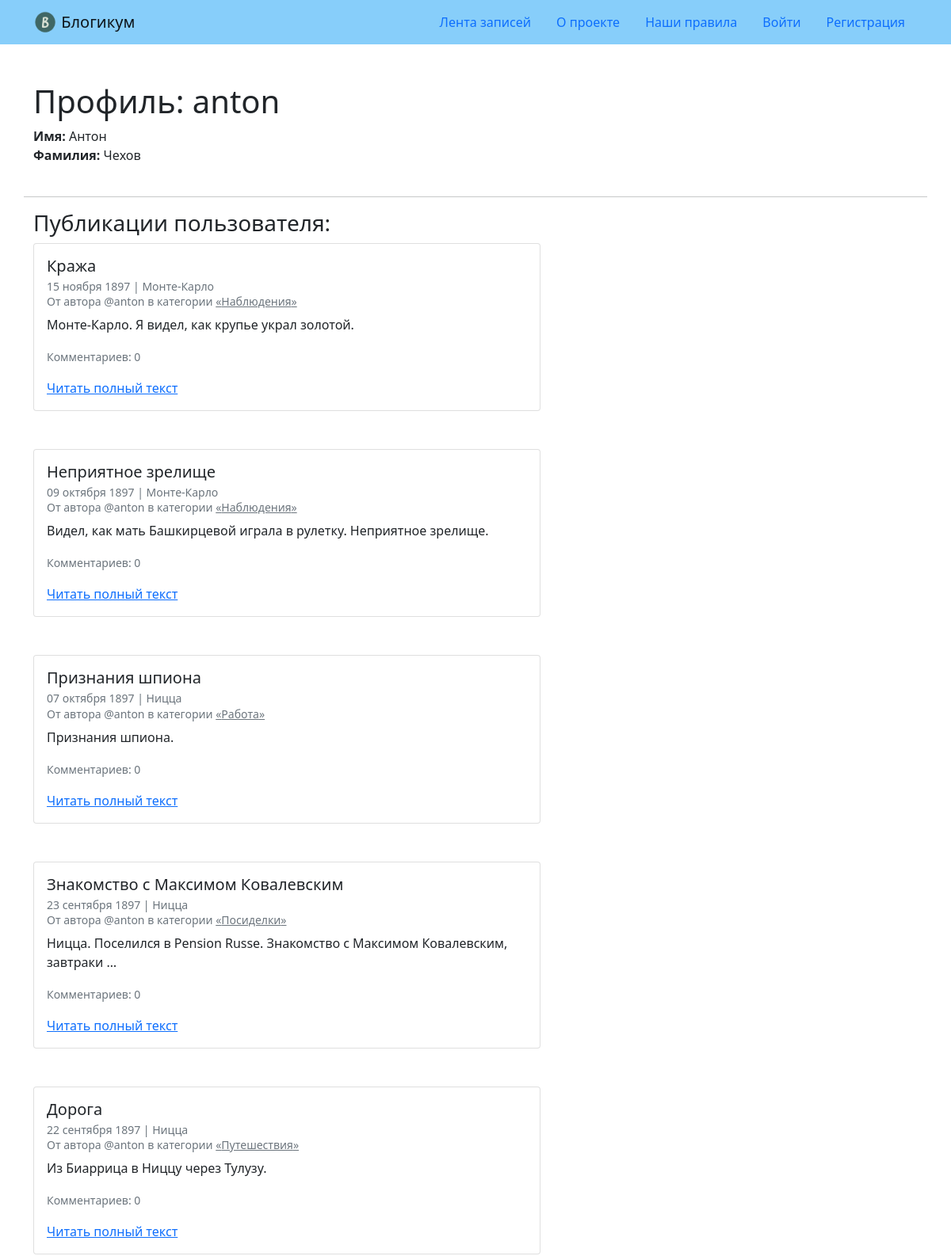
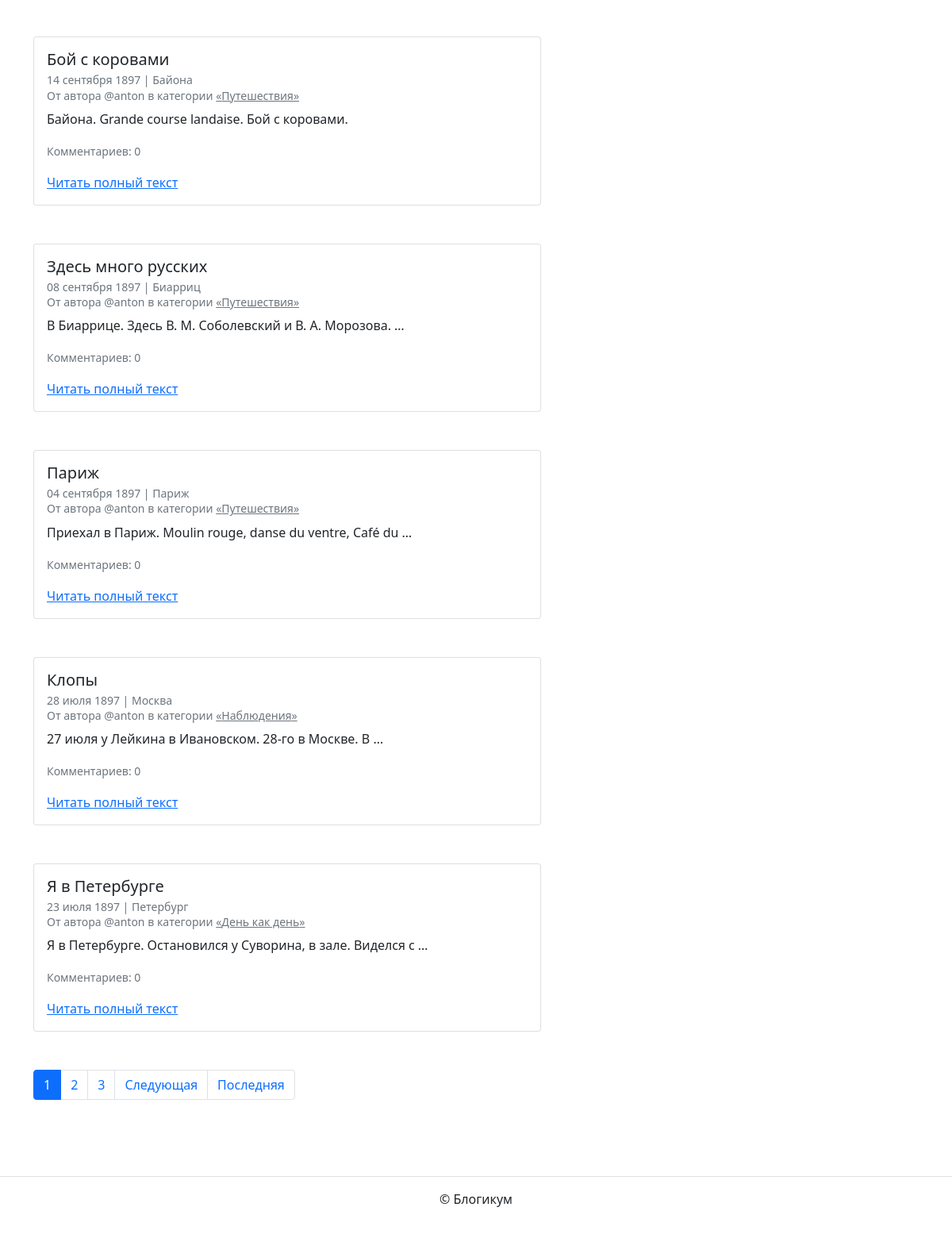
Screenshot of /profile/anton/ with the database file from the repository (2 pictures, top to bottom).
### blog/models.py (models this page shows)
class Post(models.Model):
    image = models.ImageField(
        "Изображение",
        upload_to="post_images/",
        blank=True,
    )
    title = models.CharField(
        "Заголовок",
        max_length=256,
        blank=False,
    )
    text = models.TextField(
        "Текст",
        blank=False,
    )
    pub_date = models.DateTimeField(
        "Дата и время публикации",
        blank=False,
        help_text=(
            "Если установить дату и время в будущем — можно делать "
            "отложенные публикации."
        ),
    )
    author = models.ForeignKey(
        User,
        on_delete=models.CASCADE,
        verbose_name="Автор публикации",
        blank=False,
    )
    location = models.ForeignKey(
        Location,
        on_delete=models.SET_NULL,
        verbose_name="Местоположение",
        null=True,
        blank=True,
    )
    category = models.ForeignKey(
        Category,
        on_delete=models.SET_NULL,
        verbose_name="Категория",
        null=True,
        blank=False,
    )
    is_published = models.BooleanField(
        "Опубликовано",
        default=True,
        blank=False,
        help_text="Снимите галочку, чтобы скрыть публикацию.",
    )
    created_at = models.DateTimeField(
        "Добавлено",
        auto_now_add=True,
        blank=False,
    )
    class Meta:
        verbose_name = "публикация"
        verbose_name_plural = "Публикации"

class Location(models.Model):
    name = models.CharField(
        "Название места",
        max_length=256,
        blank=False,
    )
    is_published = models.BooleanField(
        "Опубликовано",
        default=True,
        blank=False,
        help_text="Снимите галочку, чтобы скрыть публикацию.",
    )
    created_at = models.DateTimeField(
        "Добавлено",
        auto_now_add=True,
        blank=False,
    )
    class Meta:
        verbose_name = "местоположение"
        verbose_name_plural = "Местоположения"

class Category(models.Model):
    title = models.CharField(
        "Заголовок",
        max_length=256,
        blank=False,
    )
    description = models.TextField(
        "Описание",
        blank=False,
    )
    slug = models.SlugField(
        "Идентификатор",
        unique=True,
        blank=False,
        help_text=(
            "Идентификатор страницы для URL; разрешены символы латиницы, "
            "цифры, дефис и подчёркивание."
        ),
    )
    is_published = models.BooleanField(
        "Опубликовано",
        default=True,
        blank=False,
        help_text="Снимите галочку, чтобы скрыть публикацию.",
    )
    created_at = models.DateTimeField(
        "Добавлено",
        auto_now_add=True,
        blank=False,
    )
    class Meta:
        verbose_name = "категория"
        verbose_name_plural = "Категории"

### blog/views.py (the view)
# urls.py: path("profile/<str:username>/", views.ProfileView.as_view(), name="profile"),
class ProfileView(ListView):
    model = Post
    template_name = "blog/profile.html"
    context_object_name = "post_list"
    paginate_by = 10
    def get_queryset(self):
        self.profile_user = get_object_or_404(User, username=self.kwargs["username"])
        return Post.objects.filter(author=self.profile_user).order_by("-pub_date")
    def get_context_data(self, **kwargs):
        context = super().get_context_data(**kwargs)
        context["profile_user"] = self.profile_user
        return context

### templates/blog/profile.html (shortened to what this page needs)
{% extends "base.html" %}
{% load django_bootstrap5 %}
{% block content %}
  <div class="row">
    <div class="col-12 mb-4">
      <h1>Профиль: {{ profile_user.username }}</h1>
      <p>
        <strong>Имя:</strong> {{ profile_user.first_name|default:"Не указано" }}<br>
        <strong>Фамилия:</strong> {{ profile_user.last_name|default:"Не указано" }}
      </p>
    </div>
    <hr>
    <div class="col-12">
      <h3>Публикации пользователя:</h3>
      {% for post in post_list %}
        <article class="mb-5">
          {% include "includes/post_card.html" %}
        </article>
      {% empty %}
        <p>У этого пользователя пока нет публикаций.</p>
      {% endfor %}
      {% include "includes/paginator.html" %}
    </div>
  </div>
{% endblock %}

### templates/includes/post_card.html (shortened to what this page needs)
<div class="card" style="width: 40rem;">
  <div class="card-body">
    <h5 class="card-title">{{ post.title }}</h5>
    <h6 class="card-subtitle mb-2 text-muted">
      <small>
        {{ post.pub_date|date:"d E Y" }} | {% if post.location and post.location.is_published %}{{ post.location.name }}{% else %}Планета Земля{% endif %}<br>
        От автора @{{ post.author.username }} в категории {% include "includes/category_link.html" %}
      </small>
    </h6>
    <p class="card-text">{{ post.text|truncatewords:10 }}</p>
    <p class="card-text"><small class="text-muted">Комментариев: {{ post.comments.count }}</small></p>
    <div class="mt-2">
      <a href="{% url 'blog:post_detail' post.id %}" class="card-link">Читать полный текст</a>
    </div>
  </div>
</div>

### templates/includes/category_link.html
<a class="text-muted" href="{% url 'blog:category_posts' post.category.slug %}">
  «{{ post.category.title }}»
</a>

### rows the page displays
Post: title "Кража", pub_date "15 ноября 1897", location.name "Монте-Карло", author.username "anton", category "Наблюдения", text "Монте-Карло. Я видел, как крупье украл золотой.", comments.count "0"
Post: title "Неприятное зрелище", pub_date "09 октября 1897", location.name "Монте-Карло", author.username "anton", category "Наблюдения", text "Видел, как мать Башкирцевой играла в рулетку. Неприятное зрелище.", comments.count "0"
Post: title "Признания шпиона", pub_date "07 октября 1897", location.name "Ницца", author.username "anton", category "Работа", text "Признания шпиона.", comments.count "0"
Post: title "Знакомство с Максимом Ковалевским", pub_date "23 сентября 1897", location.name "Ницца", author.username "anton", category "Посиделки", text "Ницца. Поселился в Pension Russe. Знакомство с Максимом Ковалевским, завтраки …", comments.count "0"
Post: title "Дорога", pub_date "22 сентября 1897", location.name "Ницца", author.username "anton", category "Путешествия", text "Из Биаррица в Ниццу через Тулузу.", comments.count "0"
Post: title "Бой с коровами", pub_date "14 сентября 1897", location.name "Байона", author.username "anton", category "Путешествия", text "Байона. Grande course landaise. Бой с коровами.", comments.count "0"
Post: title "Здесь много русских", pub_date "08 сентября 1897", location.name "Биарриц", author.username "anton", category "Путешествия", text "В Биаррице. Здесь В. М. Соболевский и В. А. Морозова. …", comments.count "0"
Post: title "Париж", pub_date "04 сентября 1897", location.name "Париж", author.username "anton", category "Путешествия", text "Приехал в Париж. Moulin rouge, danse du ventre, Café du …", comments.count "0"
Post: title "Клопы", pub_date "28 июля 1897", location.name "Москва", author.username "anton", category "Наблюдения", text "27 июля у Лейкина в Ивановском. 28-го в Москве. В …", comments.count "0"
Post: title "Я в Петербурге", pub_date "23 июля 1897", location.name "Петербург", author.username "anton", category "День как день", text "Я в Петербурге. Остановился у Суворина, в зале. Виделся с …", comments.count "0"

### other values shown
{{ profile_user.username }} "anton"
{{ profile_user.first_name|default:"Не указано" }} "Антон"
{{ profile_user.last_name|default:"Не указано" }} "Чехов"
{{ i }} "1"
{{ i }} "2" "3"
